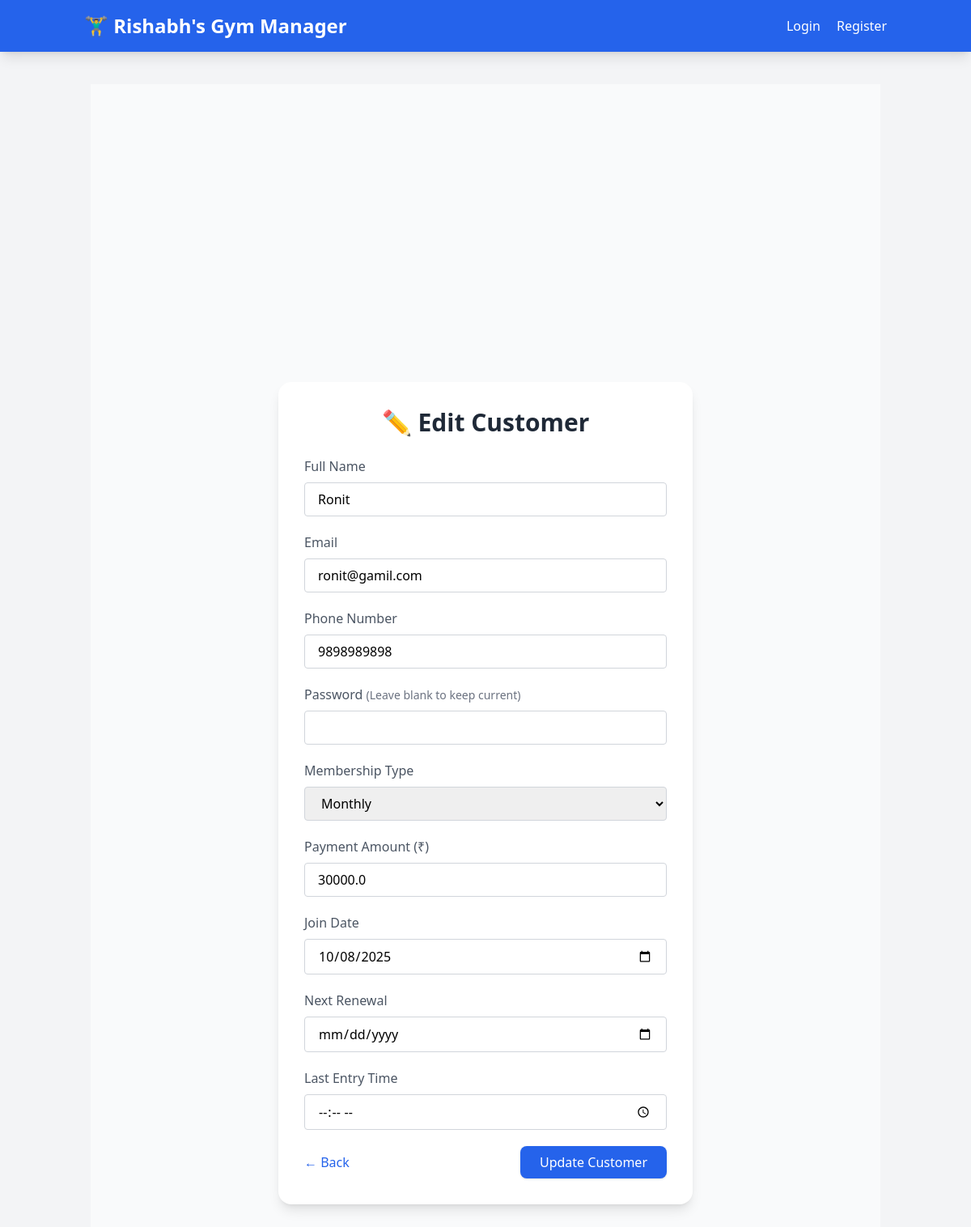
Screenshot of /admin/customers/update/1 (signed in) with the database file from the repository.
### models.py (models this page shows, shortened)
class Customer(db.Model):
    __tablename__ = 'customers'
    id = db.Column(db.Integer, primary_key=True)
    name = db.Column(db.String(100), nullable=False)
    email = db.Column(db.String(120), unique=True, nullable=False)
    phone = db.Column(db.String(20), nullable=True)
    password = db.Column(db.String(200), nullable=False)
    membership_type = db.Column(db.String(20), nullable=False, default='Monthly')
    payment_amount = db.Column(db.Float, nullable=True, default=0.0)
    join_date = db.Column(db.Date, nullable=True, default=datetime.utcnow)
    next_renewal = db.Column(db.Date, nullable=True)
    entry_time = db.Column(db.Time, nullable=True)
    payments = db.relationship('Payment', backref='customer', lazy=True)
    entry_logs = db.relationship('EntryLog', backref='customer', lazy=True)

### app.py (the view, shortened to what this page needs)
@app.route('/admin/customers/update/<int:id>', methods=['GET', 'POST'])
def update_customer(id):
    if session.get('role') != 'admin':
        flash("Access denied!", "error")
        return redirect(url_for('login'))
    customer = Customer.query.get_or_404(id)
    return render_template('edit_customer.html', customer=customer)

### Templates/edit_customer.html (shortened to what this page needs)
{% extends 'base.html' %}
{% block content %}
<div class="flex items-center justify-center min-h-screen bg-gray-50">
  <div class="bg-white shadow-lg rounded-2xl p-8 w-full max-w-lg">
    <h2 class="text-3xl font-bold text-gray-800 text-center mb-6">
      {% if customer %}✏️ Edit Customer{% else %}➕ Add Customer{% endif %}
    </h2>
    <form method="POST"
          action="{% if customer %}{{ url_for('update_customer', id=customer.id) }}{% else %}{{ url_for('add_customer') }}{% endif %}"
          class="space-y-5">
      <div>
        <label for="name" class="block text-gray-600 font-medium mb-2">Full Name</label>
        <input type="text" id="name" name="name" required
               value="{{ customer.name if customer else '' }}"
               class="w-full border border-gray-300 rounded px-4 py-2 focus:ring-2 focus:ring-blue-500 focus:outline-none">
      </div>
      <div>
        <label for="email" class="block text-gray-600 font-medium mb-2">Email</label>
        <input type="email" id="email" name="email" required
               value="{{ customer.email if customer else '' }}"
               class="w-full border border-gray-300 rounded px-4 py-2 focus:ring-2 focus:ring-blue-500 focus:outline-none">
      </div>
      <div>
        <label for="phone" class="block text-gray-600 font-medium mb-2">Phone Number</label>
        <input type="text" id="phone" name="phone"
               value="{{ customer.phone if customer else '' }}"
               class="w-full border border-gray-300 rounded px-4 py-2 focus:ring-2 focus:ring-blue-500 focus:outline-none">
      </div>
      <div>
        <label for="password" class="block text-gray-600 font-medium mb-2">
          Password
          {% if customer %}<span class="text-sm text-gray-500">(Leave blank to keep current)</span>{% endif %}
        </label>
        <input type="password" id="password" name="password"
               class="w-full border border-gray-300 rounded px-4 py-2 focus:ring-2 focus:ring-blue-500 focus:outline-none">
      </div>
      <div>
        <label for="membership_type" class="block text-gray-600 font-medium mb-2">Membership Type</label>
        <select id="membership_type" name="membership_type" required
                class="w-full border border-gray-300 rounded px-4 py-2 focus:ring-2 focus:ring-blue-500 focus:outline-none">
          <option value="Monthly" {% if customer and customer.membership_type == 'Monthly' %}selected{% endif %}>Monthly</option>
        </select>
      </div>
      <div>
        <label for="payment_amount" class="block text-gray-600 font-medium mb-2">Payment Amount (₹)</label>
        <input type="number" id="payment_amount" name="payment_amount" step="0.01"
               value="{{ customer.payment_amount if customer else '' }}"
               class="w-full border border-gray-300 rounded px-4 py-2 focus:ring-2 focus:ring-blue-500 focus:outline-none">
      </div>
      <div>
        <label for="join_date" class="block text-gray-600 font-medium mb-2">Join Date</label>
        <input type="date" id="join_date" name="join_date"
               value="{{ customer.join_date.strftime('%Y-%m-%d') if customer and customer.join_date else '' }}"
               class="w-full border border-gray-300 rounded px-4 py-2 focus:ring-2 focus:ring-blue-500 focus:outline-none">
      </div>
      <div>
        <label for="next_renewal" class="block text-gray-600 font-medium mb-2">Next Renewal</label>
        <input type="date" id="next_renewal" name="next_renewal"
               value="{{ customer.next_renewal.strftime('%Y-%m-%d') if customer and customer.next_renewal else '' }}"
               class="w-full border border-gray-300 rounded px-4 py-2 focus:ring-2 focus:ring-blue-500 focus:outline-none">
      </div>
      <div>
        <label for="entry_time" class="block text-gray-600 font-medium mb-2">Last Entry Time</label>
        <input type="time" id="entry_time" name="entry_time"
               value="{{ customer.entry_time.strftime('%H:%M') if customer and customer.entry_time else '' }}"
               class="w-full border border-gray-300 rounded px-4 py-2 focus:ring-2 focus:ring-blue-500 focus:outline-none">
      </div>
      <div class="flex justify-between items-center mt-6">
        <a href="{{ url_for('admin_customers_list') }}" class="text-blue-600 hover:underline">← Back</a>
        <button type="submit"
                class="bg-blue-600 text-white px-6 py-2 rounded-lg shadow hover:bg-blue-700 transition">
          {% if customer %}Update{% else %}Add{% endif %} Customer
        </button>
      </div>
    </form>
  </div>
</div>
{% endblock %}

### rows the page displays
Customer: name "Ronit", email "ronit@gamil.com", phone "9898989898", membership_type "Monthly", payment_amount "30000.0", join_date "10/08/2025"
